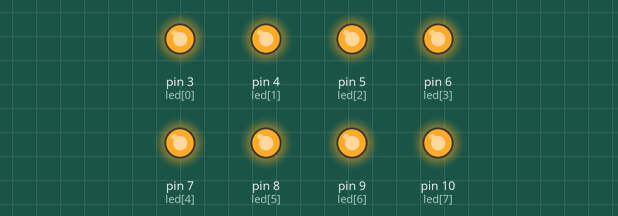
This sketch was run on a simulated Arduino Uno, built with avr-gcc and run on an emulated ATmega328P. Parts: output pins drawn as LEDs (lit = HIGH).

Above: at 0.1 s.
At 1.9 s:
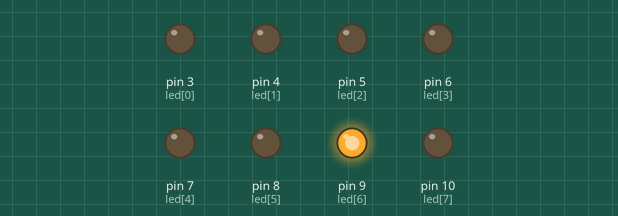
At 3.9 s:
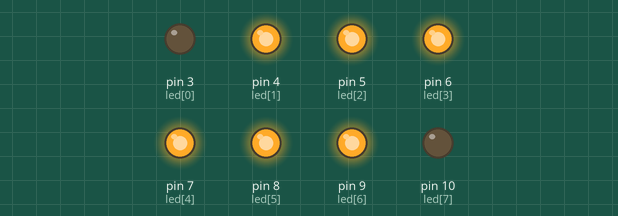
At 5.7 s:
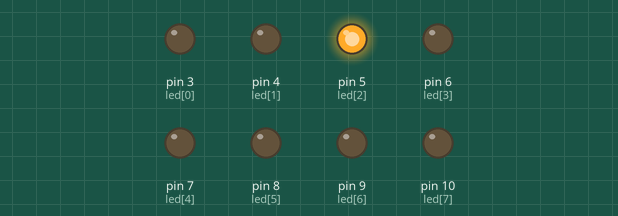
At 7.6 s:
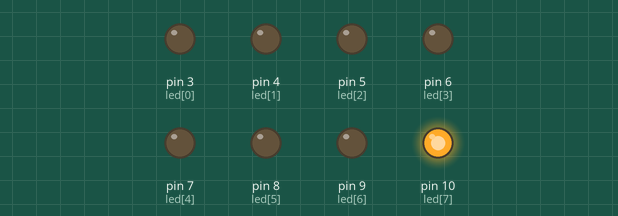
At 11.5 s:
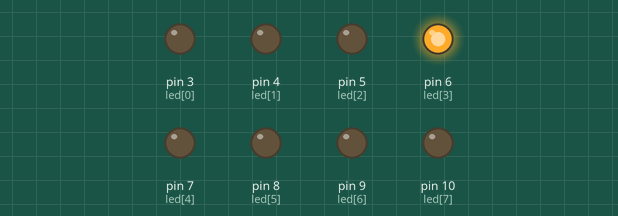
Timing chart, 0 to 11.8 s (numbered marks = the images above):
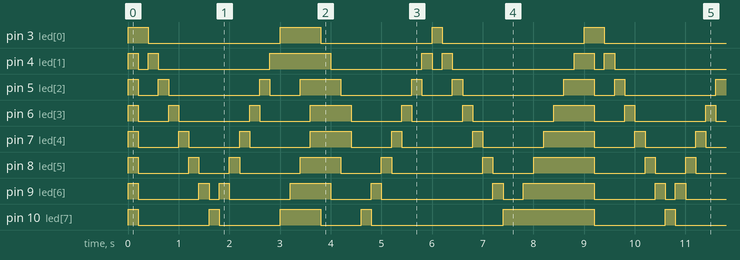

The sketch:

sketch_mar26c_copy_20230326173134.ino
```cpp
const int led[8]={3,4,5,6,7,8,9,10};
int d=200;

void setup() {
  for(int i=0; i<8; i++)
   pinMode(led[i], OUTPUT);

}

void loop() {
for(int x=0; x<8; x++)
digitalWrite(led[x],HIGH);
 delay(d);

  for(int x=0; x<8; x++){
    for(int y=0; y<8; y++){
        digitalWrite(led[y],LOW);
    }
        digitalWrite(led[x],HIGH);
        delay(d);


}
 for(int x=6; x>0; x--){
    for(int y=0; y<8; y++){
        digitalWrite(led[y],LOW);
    }
        digitalWrite(led[x],HIGH);
        delay(d);

}
 for(int i = 0; i < 4; i++) {
    digitalWrite(led[i], HIGH);
    digitalWrite(led[7-i], HIGH);
    delay(d);
  }


  for(int i = 0; i < 4; i++) {
    digitalWrite(led[i], LOW);
    digitalWrite(led[7-i], LOW);
    delay(d);
  }
  for(int x=7; x>=0; x--){
    for(int y=0; y<8; y++){
        digitalWrite(led[y],LOW);
    }
        digitalWrite(led[x],HIGH);
        delay(d);


}
 for(int x=1; x<8; x++){
    for(int y=0; y<8; y++){
        digitalWrite(led[y],LOW);
    }
        digitalWrite(led[x],HIGH);
        delay(d);

}
 for(int i = 7; i >0; i--) {
    digitalWrite(led[i], HIGH);
    delay(d);
}

}
```

Ascending_and_Descending.c
```cpp
#include <stdio.h>
#include <stdlib.h>
#define n 50

int main()
{
    int array[n],length,i,j,temp;
    char order;

    printf("Please enter the number of elements\t");
    scanf("%d",&length);

    printf("Please enter the elements of the array\t");
    for (i=0; i<length; i++) {
        scanf("%d",&array[i]);
    }
    printf("Please enter the order you want\"A\" for ascending and \"D\" for descending\t");
    scanf(" %c",&order);
     for (i=0; i<length-1; i++) {
        for (j=i+1; j<length; j++) {
   switch(order){
    case'D':
        if(array[i]>array[j]){

                temp = array[i];
                array[i] = array[j];
                array[j] = temp;
        }

     break;

     case'A':
        if(array[i]<array[j]){

                temp = array[i];
                array[i] = array[j];
                array[j] = temp;
        }
     break;
   }
   }
   }
    switch(order){
 case 'A':
     printf("The ascending Order of array is\t");
     for (i=0; i<length; i++) {
            printf("%d \t", array[i]);}
            break;
  case 'D':
     printf("The descending Order of array is\t");
     for (i=0; i<length; i++) {
            printf("%d \t", array[i]);}
            break;
    }
    return 0;
}
```

Factorial_using_recursion.c
```cpp
#include <stdio.h>
#include <stdlib.h>

int factorial(int n);

int main()
{
    int n;

  printf("Please Enter The Number\t");
  scanf("%d",&n);

  printf("The Factorial Of Number %d is %d", n, factorial(n));

    return 0;
    }
    int factorial(int n){
     if (n==0 || n==1){
        return 1;
     }
     else{

        return n* factorial(n-1);

     }


    }
```

Insert_Element.c
```cpp
#include <stdio.h>
#include <stdlib.h>
#define n 50
int main()
{
   int array[n],i, length;
    printf("Please enter number of elements:\t");
    scanf("%d",&length);
     printf("Please Enter Elements Of Array \t");

    for (i=0; i<length; i++){
            scanf("%d",&array[i]);}


    printf("The Elements Of Your Array Is:\t");
    for (i=0; i<length; i++){
    printf("%d ", array[i]);}


    return 0;
}
```

Largest_no.c
```cpp
#include <stdio.h>
#include <stdlib.h>

int main()
{
    float num1 ,num2 ,num3;
    printf("Please Enter Three Numbers\n");
    scanf("%f %f %f", &num1, &num2, &num3);
    if(num1>num2 && num1>num3)
     printf("The Largest Number Is %f",num1);
    else if(num2>num1 && num2>num3)
        printf("The Largest Number Is %f",num2);
    else
         printf("The Largest Number Is %f",num3);


    return 0;
}
```

Matrix.c
```cpp
#include <stdio.h>
#include <stdlib.h>
#define n 50
int main()
{

    int matrix[n][n],size,i,j,sum=0;

    printf("Please enter the order of matrix \t");
    scanf("%d", &size);
    printf("Please enter the elements of the matrix\n");
    for (i=0; i<size; i++) {
     for (j=0; j<size; j++){
        scanf("%d",&matrix[i][j]);
    }
    }
    for (i=0; i<size; i++) {
           sum+=matrix[i][i] ;
    }

     printf("Sum of the main diagonal elements of the matrix =\t %d", sum);

    return 0;
}
```

Swap.c
```cpp
#include <stdio.h>
#include <stdlib.h>
int main()
{
    float a, b, temp;
    printf("Please Enter The Two Number");
    scanf("%f %f",&a,&b);
    temp = a;
    a = b;
    b = temp;
    printf("The Two Numbers Are %f \t %f", a, b);


    return 0;
}
```

Vowel.c
```cpp
#include <stdio.h>
#include <stdlib.h>

int main()
{
    char character;
    printf("Please Enter The character");
    scanf("%c",&character);
   switch(character){
     case'a':
     case'e':
     case'i':
     case'o':
     case'u':
     case'A':
     case'E':
     case'I':
     case'O':
     case'U':
        printf("The character is Vowel");
        break;
     default:

        printf("The character is Consonant");


   }
    return 0;
}
```

even_or_odd.c
```cpp
#include <stdio.h>
#include <stdlib.h>

int main()
{
    int x;
    printf("Please Enteer The Number");
    scanf("%d", &x);
    if (x %2==0)
        printf("The number %d is even",x);
    else
        printf("The Number %d is odd",x);
    return 0;
}
```

factorial.c
```cpp
#include <stdio.h>
#include <stdlib.h>

int main()
{
    int x, result=1, i;
    printf("Enter The Number\t ");
    scanf("%d",&x);
    for(i=1; i<=x; i++)
     result*=i;
    printf("The Factorial Of Number %d Is %d ", x, result);


    return 0;
}
```

fibonacci.c
```cpp
#include <stdio.h>
#include <stdlib.h>

int Fibonacci (int n);


int main()
{
    int n;
    printf("Please Enter The Number\t");
    scanf("%d", &n);
   printf("The %d th Fibonacci Number is %d ", n, Fibonacci(n));
    return 0;
}

int Fibonacci (int n){

if(n==0){
    return 0;}
    else if(n==1){
        return 1;
    }

 else{
    return Fibonacci (n-1) + Fibonacci (n-2);
}
}
```

frequance.c
```cpp
#include <stdio.h>
#include <stdlib.h>
#define n 50

int main()
{
    int array[n],length,i,j,freq[n],count;

    printf("Please enter the number of elements\t");
    scanf("%d",&length);

    printf("Please enter the elements of the array\t");
    for (i=0; i<length; i++) {
        scanf("%d",&array[i]);
        freq[i]=-1;
    }

    for (i=0; i<length; i++) {
        count=1;
        for (j=i+1; j<length; j++) {
            if (array[i] == array[j]) {
                count++;
                freq[j]=0;
            }
        }
        if (freq[i]!=0) {
            freq[i]=count;
        }
    }

    printf("The frequency of each element in the array is\n");
    for (i=0; i<length; i++) {
        if (freq[i]!=0) {
            printf("%d repeats %d times\n", array[i], freq[i]);
        }
    }
    return 0;
}
```

leap_year.c
```cpp
#include <stdio.h>
#include <stdlib.h>

int main()
{

    int year;
    printf("Entre The Year\t");

    scanf("%d",&year);

    if((year % 4==0 && year % 100 !=0) || (year % 400==0))

        printf("%d is A Leap Year",year);
     else

        printf("%d is not A Leap Year",year);


    return 0;
}
```

multiplication_table.c
```cpp
#include <stdio.h>
#include <stdlib.h>

int main()
{
    int i, num, result;

    printf("Please Enter The Number");
    scanf("%d",&num);
     printf("Multiplication Table Is");
    for(i=0;i<=10;i++)

    printf("\n %d * %d =%d",num, i, num*i);
    return 0;
}
```

power.c
```cpp
#include <stdio.h>
#include <stdlib.h>

int main()
{
    float x, power;
    printf("Please Enter The Number\n");
    scanf("%f",&x);
     power= x*x;
     printf("The power of number %f is %f", x, power);
    return 0;
}
```

prime.c
```cpp
#include <stdio.h>
#include <stdlib.h>

int main()
{
    int n,i,x=1;
    printf("Please Enter The Number\t");
    scanf("%d", &n);
     for(i=2;i<=n/2;i++){
     if(n%i==0){
       x=0;
  break;
     }


     }
 if(x==1){
   printf("The number %d is  A prime Number\t", n);
 }
 else {

    printf("The number %d is not A prime Number\t", n);

 }

    return 0;
}
```

search.c
```cpp
#include <stdio.h>
#include <stdlib.h>
#define n 50

int main()
{
    int array[n],length,i,j,search,f;

    printf("Please enter the number of elements\t");
    scanf("%d",&length);

    printf("Please enter the elements of the array\t");
    for (i=0; i<length; i++) {
        scanf("%d",&array[i]);
    }
   printf("Please enter the elements to search\t");
   scanf("%d",&search);

    for (i=0; i<length; i++) {
       if(search==array[i]){

         f=1;
         break;

       }
     else{
        f=0;

     }
    }
   if(f==1){

   printf("%d is found in array\n", search);}

   else{
  printf("%d is not found in array\n", search);}


return 0;
}
```

simple_calculator.c
```cpp
#include <stdio.h>
#include <stdlib.h>

int main()
{
    char operator;
   float x, y ,result;


  printf(" Enter The Operator \n \nFor Addition enter \"+\" \n For subtraction enter \"-\" \n For multiple enter \"*\" \n For Division enter \"/\" \n", operator);

     scanf("%c",&operator);


    printf("Please Enter Two Numbers");

    scanf("%f %f",&x,&y);


    switch (operator){
    case'+':
        result=x+y;

        break;
    case'-':
     if(x>y)
      result= x-y;
     else
      result= y-x;
        break;
    case '*':
     result= x*y;
        break;
    case '/':
      if(x>y)
       result= x/y;
     else
       result= y/x;
        break;
    default:
    printf("Incorrect Operation");
    }
    printf("The Result Is %f",result);


return 0;
}
```

Measured:
- by itself, pin 3 (led[0]): repeats every 9.0 s: LOW 2.6 s, HIGH 0.80 s, LOW 2.2 s, HIGH 0.20 s, LOW 2.8 s, HIGH 0.40 s
- by itself, pin 10 (led[7]): repeats every 9.0 s: LOW 1.4 s, HIGH 0.20 s, LOW 1.2 s, HIGH 0.80 s, LOW 0.80 s, HIGH 0.20 s, LOW 2.6 s, HIGH 1.8 s
- by itself, pin 4 (led[1]): repeats every 9.0 s: LOW 0.20 s, HIGH 0.20 s, LOW 2.2 s, HIGH 1.2 s, LOW 1.8 s, HIGH 0.20 s, LOW 0.20 s, HIGH 0.20 s, LOW 2.4 s, HIGH 0.40 s
- by itself, pin 6 (led[3]): repeats every 9.0 s: LOW 0.60 s, HIGH 0.20 s, LOW 1.4 s, HIGH 0.20 s, LOW 1.0 s, HIGH 0.80 s, 2 × (LOW 1.0 s, HIGH 0.20 s), LOW 1.6 s, HIGH 0.80 s
